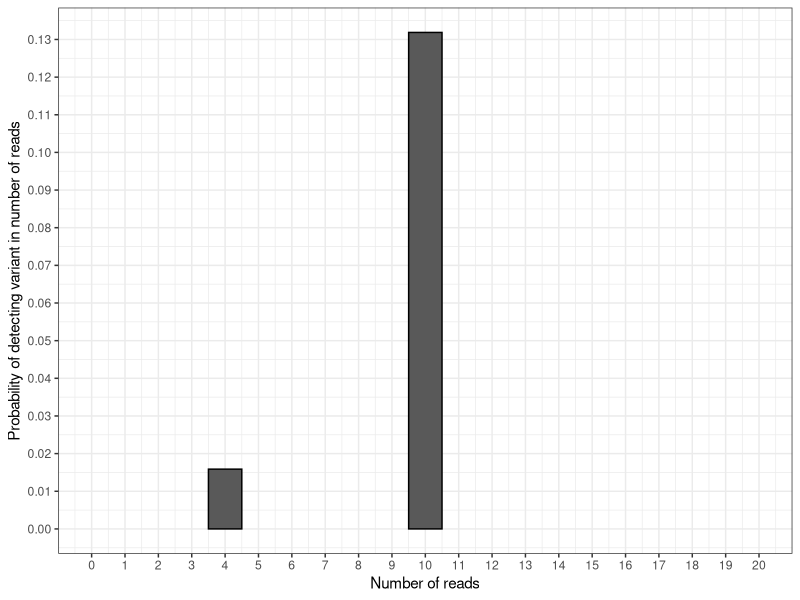
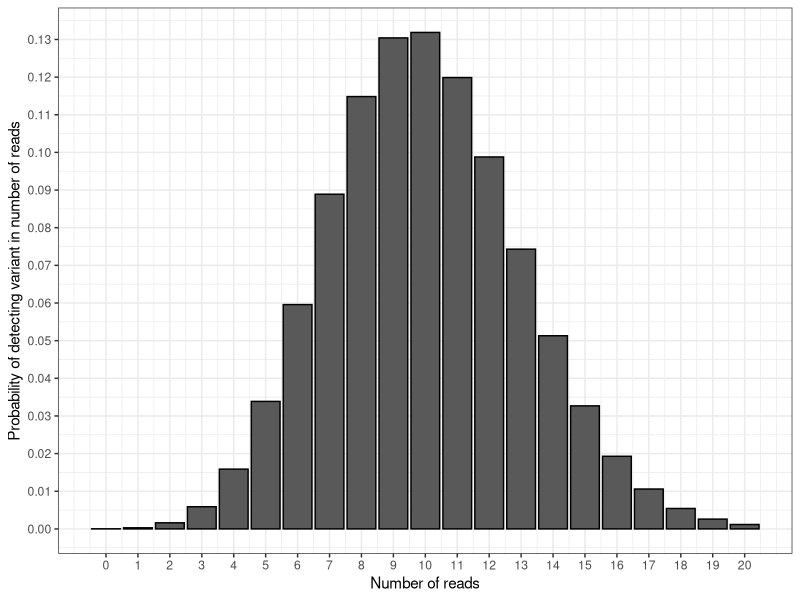
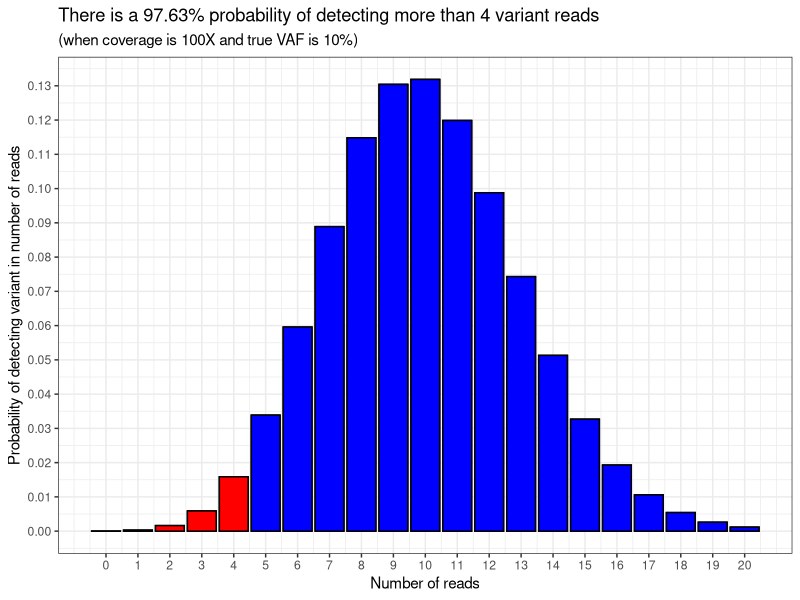
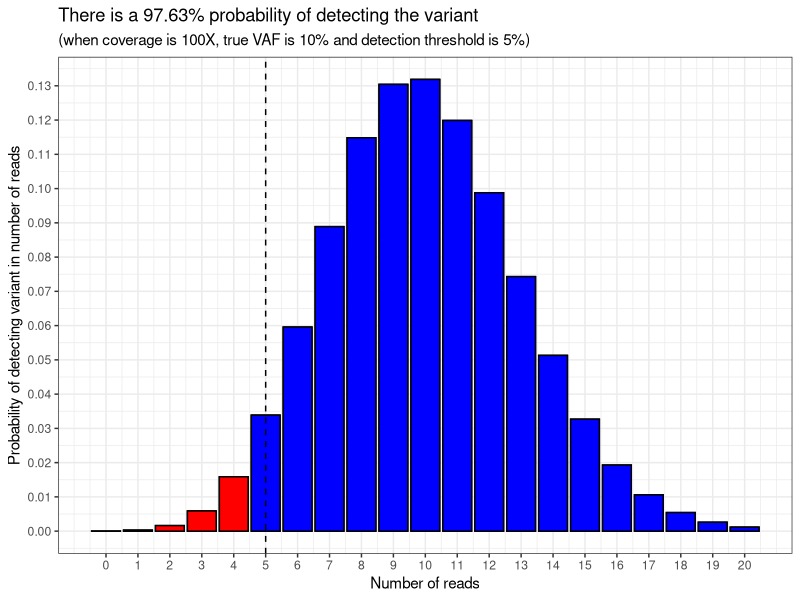
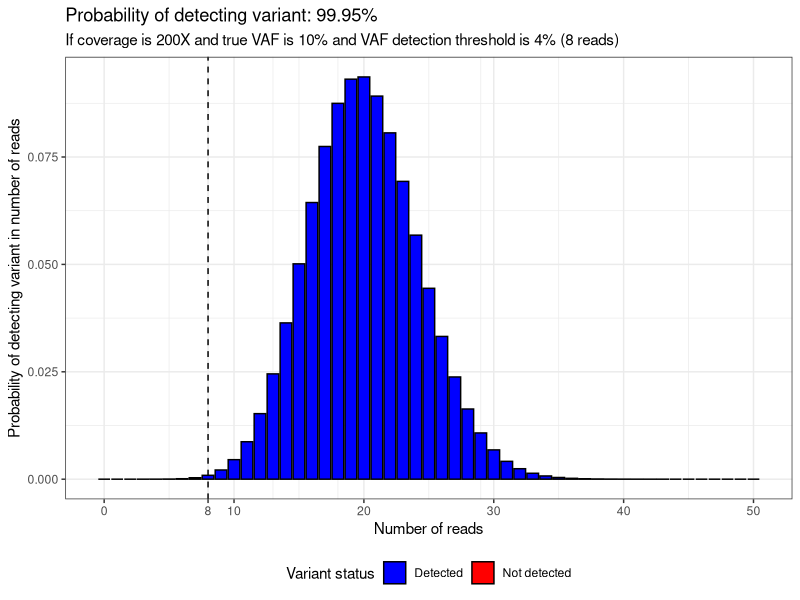
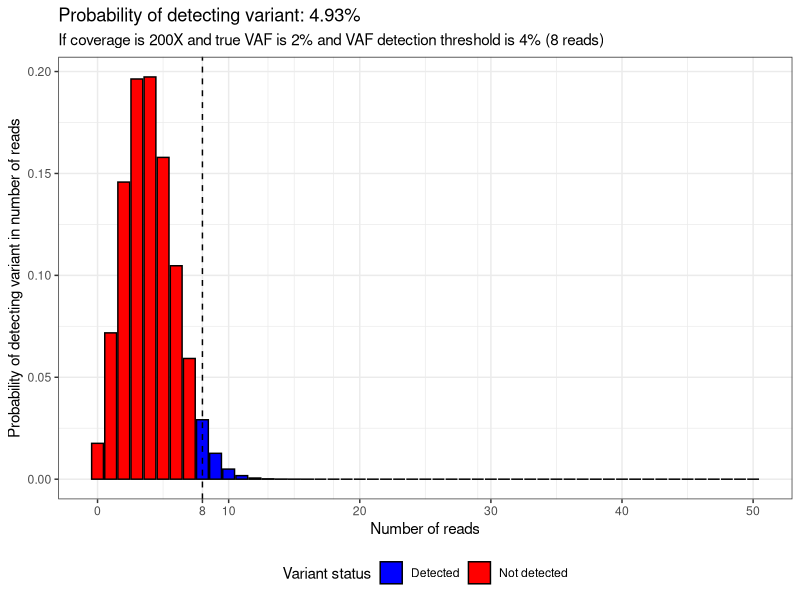
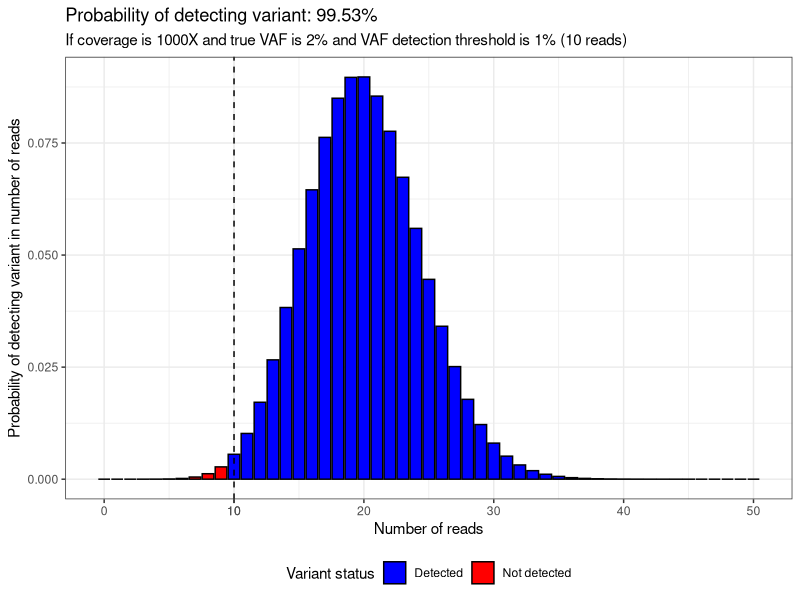

Write the R code that produced these figures, in order.
## ---- chunk 1
#| label: dbinom-example-10
#| include: TRUE

dbinom(10, 100, 0.1)

## ---- chunk 2
#| label: dbinom-example-4
#| include: TRUE

dbinom(4, 100, 0.1)

## ---- chunk 3
#| include: TRUE
#| message: FALSE
#| warning: FALSE

library(tidyverse)

df_data_for_plot <- data.frame(
    n_reads = c(10, 4)) |> 
    mutate(y_prob = dbinom(x = n_reads, 
                           size = 100, 
                           prob = 0.1))

plot_prob_col <- ggplot(df_data_for_plot, aes(x = n_reads, y = y_prob)) +
    geom_col(colour = "black", width = 1) +
    theme_bw() +
  labs(x = "Number of reads",
       y = "Probability of detecting variant in number of reads") +
  scale_y_continuous(breaks = seq(0, 0.15, by = 0.01)) +
  scale_x_continuous(breaks = seq(0, 20, by = 1),
                     limits = c(0, 20))

plot_prob_col

## ---- chunk 4
#| include: TRUE

df_new_data_for_plot <- data.frame(
    n_reads = seq(0, 20)) |> 
    mutate(y_prob = dbinom(x = n_reads, 
                           size = 100, 
                           prob = 0.1))

plot_prob_density <- ggplot(df_new_data_for_plot, aes(x = n_reads, y = y_prob)) +
    geom_col(colour = "black") +
    theme_bw() +
  labs(x = "Number of reads",
       y = "Probability of detecting variant in number of reads") +
  scale_y_continuous(breaks = seq(0, 0.15, by = 0.01)) +
  scale_x_continuous(breaks = seq(0, 20, by = 1))

plot_prob_density

## ---- chunk 5
#| label: pbinom-example-4
#| include: TRUE

pbinom(4, 100, 0.1)

## ---- chunk 6
#| include: TRUE

plot_prob_density_colour <- plot_prob_density +
  geom_col(data = df_new_data_for_plot |> 
             filter(n_reads <= 4),
           colour = "black", fill = "red") +
  geom_col(data = df_new_data_for_plot |> 
             filter(n_reads > 4),
           colour = "black", fill = "blue") 

plot_prob_density_colour +
  labs(title = paste0("There is a ", 
                      round((1-pbinom(4, 100, 0.1))*100, 2),
                      "% probability of detecting more than 4 variant reads"),
       subtitle = "(when coverage is 100X and true VAF is 10%)")

## ---- chunk 7
#| include: TRUE

plot_prob_density_colour +
  labs(title = paste0("There is a ", 
                      round((1-pbinom(4, 100, 0.1))*100, 2),
                      "% probability of detecting the variant"),
       subtitle = "(when coverage is 100X, true VAF is 10% and detection threshold is 5%)") +
  geom_vline(xintercept = 5, linetype = "dashed")

## ---- chunk 8
#| include: TRUE

plot_read_distribution <- function(x_max = 50, coverage, vaf,
                                   calling_threshold) {
  
  number_of_reads_needed_to_call <- round(coverage*(calling_threshold/100), 0)
  
  number_of_reads_which_wont_call <- number_of_reads_needed_to_call-1
  
  probability_of_not_calling_variant <- pbinom(q = number_of_reads_which_wont_call,
                       size = coverage,
                       prob = vaf/100)
  
  probability_of_calling_variant <- 1-probability_of_not_calling_variant
  
  df_data_for_plot <- data.frame(
    n_reads = seq(0, x_max)) |> 
    mutate(y_prob = dbinom(x = n_reads, 
                           size = coverage, 
                           prob = vaf/100),
           status = case_when(
             n_reads >= number_of_reads_needed_to_call ~"Detected",
             n_reads < number_of_reads_needed_to_call ~"Not detected"))
  
  plot <- ggplot(df_data_for_plot, aes(x = n_reads, y = y_prob)) +
    geom_col(aes(fill = status), colour = "black") +
    scale_fill_manual(values = c("blue", "red")) +
    geom_vline(xintercept = number_of_reads_needed_to_call, 
               linetype = "dashed") +
    theme_bw() +
    theme(legend.position = "bottom") +
    scale_x_continuous(breaks = c(seq(0, x_max, by = 10),
                                  number_of_reads_needed_to_call)) +
    labs(x = "Number of reads",
         y = "Probability of detecting variant in number of reads",
         subtitle = paste0("If coverage is ", coverage, "X and true VAF is ", 
                           vaf,"% and VAF detection threshold is ",
                        calling_threshold, "% (",
                        number_of_reads_needed_to_call,
                        " reads)"),
         title = paste0("Probability of detecting variant: ",
                           round(probability_of_calling_variant*100, 2), "%") ,
         fill = "Variant status")
  
  return(plot)
  
}

## ---- chunk 9
#| include: TRUE

plot_read_distribution(coverage = 200,
                       vaf = 10,
                       calling_threshold = 4)

## ---- chunk 10
#| include: TRUE

plot_read_distribution(coverage = 200,
                       vaf = 2,
                       calling_threshold = 4)

## ---- chunk 11
#| include: TRUE

plot_read_distribution(coverage = 1000,
                       vaf = 2,
                       calling_threshold = 1)

## ---- chunk 12
#| label: full-worked-example

x <- 10

n <- 100

p <- 0.1

binomial_coefficient <- factorial(n) / (factorial(x) * factorial(n - x))

success_probability <- p^x

failure_probability <- (1-p)^(n-x)

binomial_coefficient * success_probability * failure_probability

## ---- chunk 13
#| label: full-worked-example-with-dbinom

dbinom(x, n, p)
